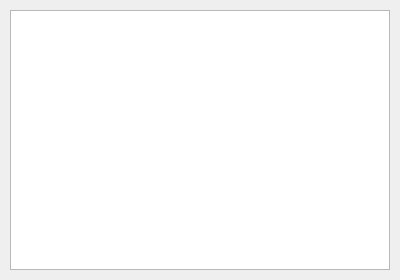
<?xml version="1.0" encoding="UTF-8"?>
<ui version="4.0">
 <class>MessageWindow</class>
 <widget class="QDialog" name="MessageWindow">
  <property name="geometry">
   <rect>
    <x>0</x>
    <y>0</y>
    <width>400</width>
    <height>280</height>
   </rect>
  </property>
  <property name="minimumSize">
   <size>
    <width>400</width>
    <height>280</height>
   </size>
  </property>
  <property name="maximumSize">
   <size>
    <width>400</width>
    <height>280</height>
   </size>
  </property>
  <property name="windowTitle">
   <string>Dialog</string>
  </property>
  <property name="styleSheet">
   <string notr="true">border-image: url(:/new/prefix1/Resource/BackgroundOfNoteWindow.png);</string>
  </property>
  <widget class="QTextBrowser" name="textBrowser">
   <property name="geometry">
    <rect>
     <x>10</x>
     <y>10</y>
     <width>380</width>
     <height>260</height>
    </rect>
   </property>
   <property name="minimumSize">
    <size>
     <width>380</width>
     <height>260</height>
    </size>
   </property>
   <property name="maximumSize">
    <size>
     <width>380</width>
     <height>260</height>
    </size>
   </property>
   <property name="font">
    <font>
     <family>微软雅黑</family>
     <pointsize>12</pointsize>
    </font>
   </property>
   <property name="styleSheet">
    <string notr="true">border-image: url(:/new/prefix1/Resource/BackgroundOfNote.png);</string>
   </property>
  </widget>
 </widget>
 <resources/>
 <connections/>
</ui>
